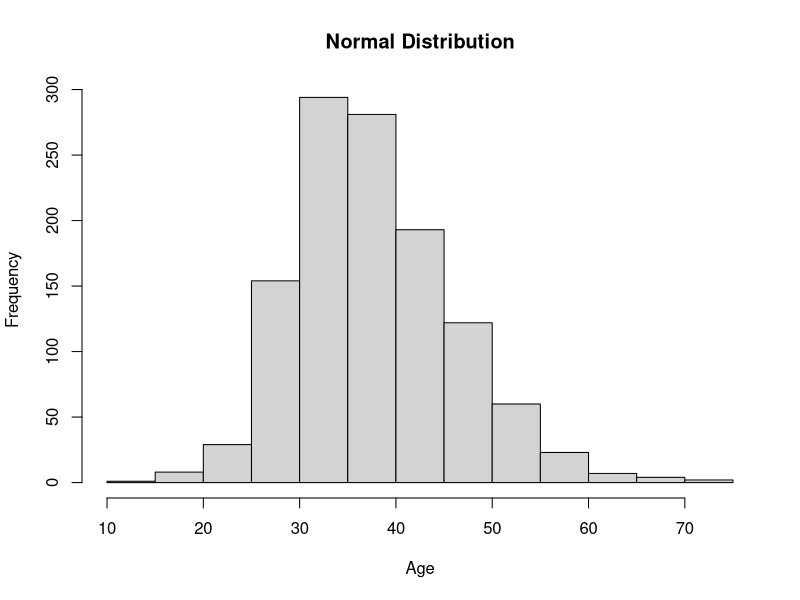
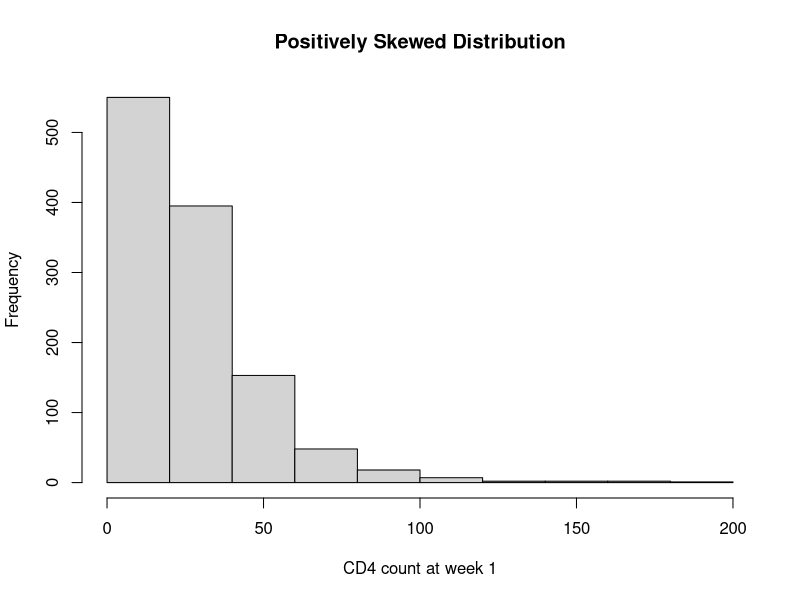
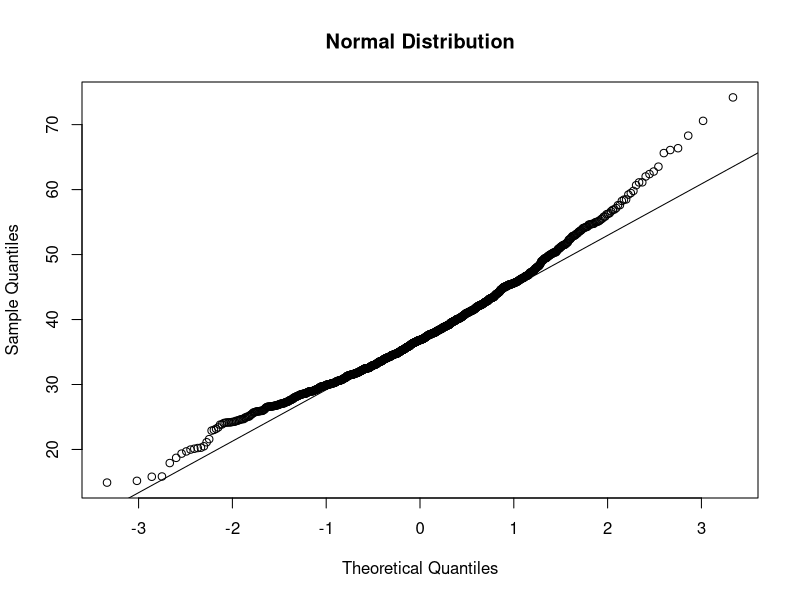
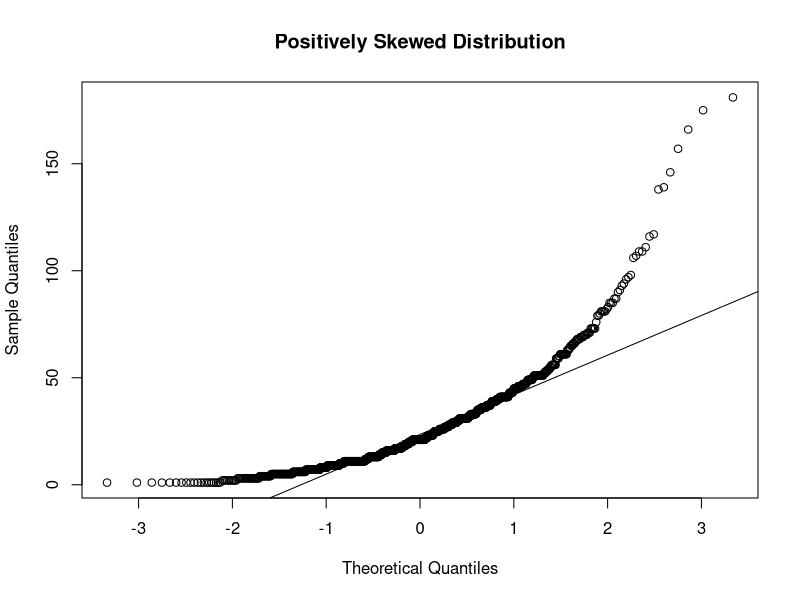
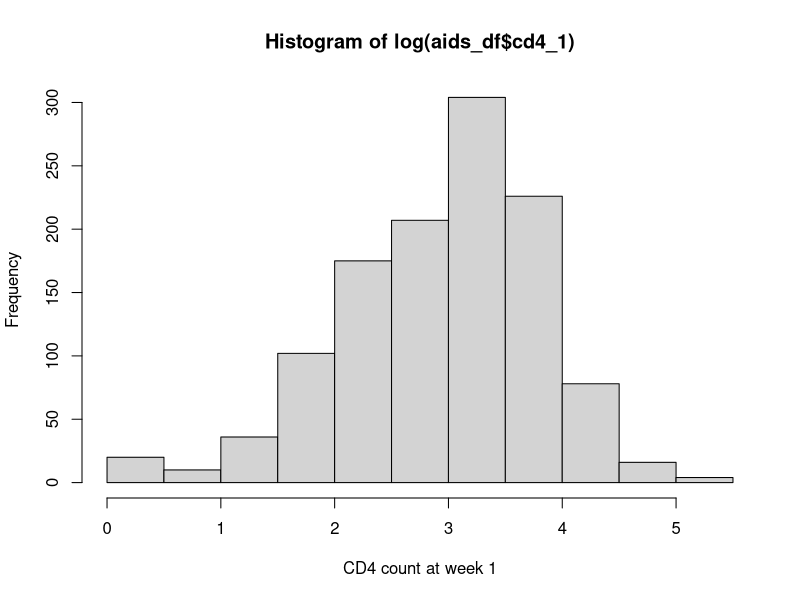
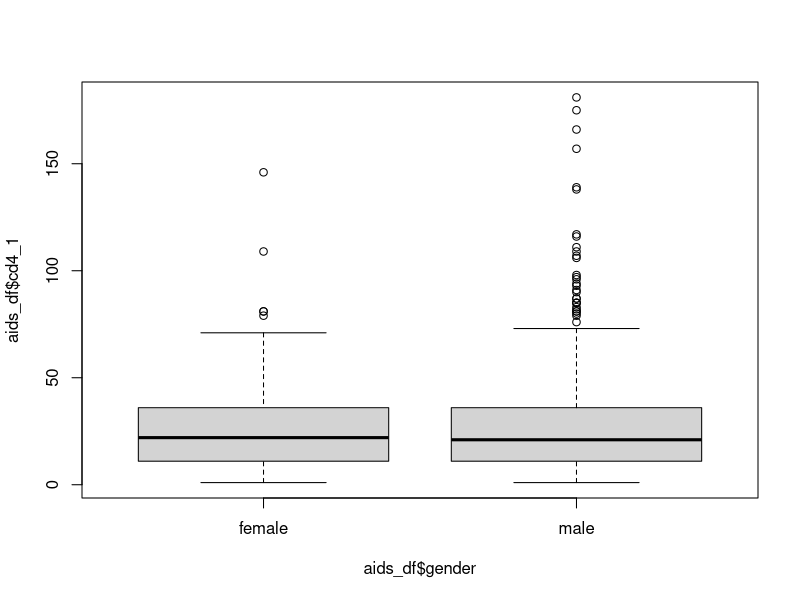
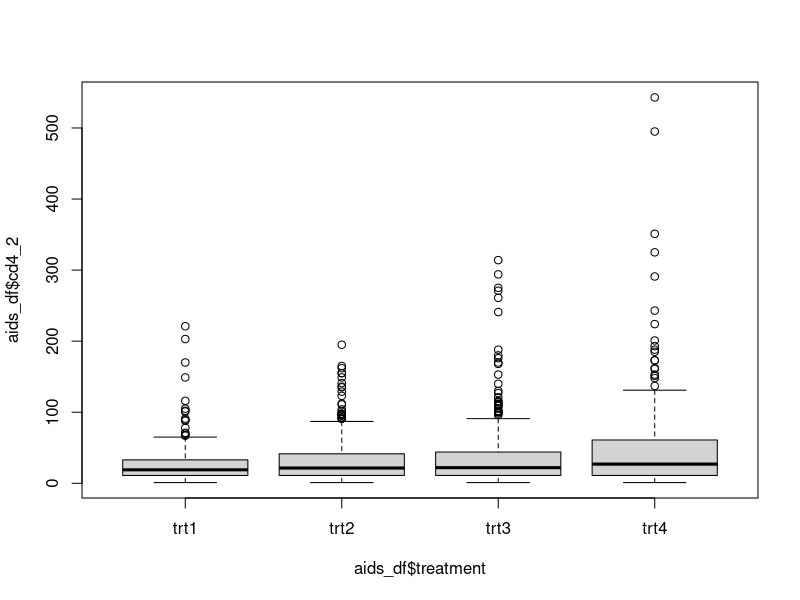

Generate these figures, in order, with R:
##################################################
## Project: Undergraduate Biostatistics 
## Script purpose: R practice
## Author: Ege Ulgen
##################################################

# Assessment of normality -------------------------------------------------
aids_df <- read.delim("data/aids_dataset.txt", sep = " ")

### inspect the distribution of age and CD4 at week 1
hist(aids_df$age, xlab = "Age", main = "Normal Distribution")
hist(aids_df$cd4_1, xlab = "CD4 count at week 1", main = "Positively Skewed Distribution")

qqnorm(aids_df$age, main = "Normal Distribution")
qqline(aids_df$age)

qqnorm(aids_df$cd4_1, main = "Positively Skewed Distribution")
qqline(aids_df$cd4_1)

shapiro.test(aids_df$cd4_1)
shapiro.test(aids_df$age)


### "normalize" CD4 at week 1
hist(log(aids_df$cd4_1), xlab = "CD4 count at week 1")

# Non-parametric tests ----------------------------------------------------

# is the CD4 at week 1 different between genders?
boxplot(aids_df$cd4_1~aids_df$gender)
wilcox.test(aids_df$cd4_1~aids_df$gender)

# is the CD4 at week 2 different between treatment groups?
boxplot(aids_df$cd4_2~aids_df$treatment)
kruskal.test(aids_df$cd4_2~aids_df$treatment)

pairwise.wilcox.test(aids_df$cd4_2, aids_df$treatment)
